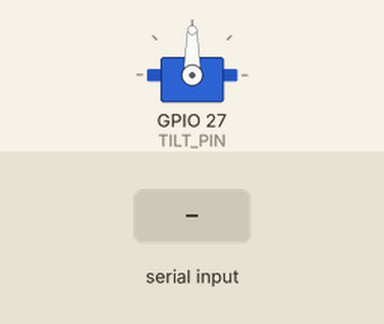
This program was run on a simulated Raspberry Pi (BCM pin numbers). Parts: servo. Inputs (shaded band) come from the test bench. Servo angles are drawn from the pulse width (0.5 ms = 0°, 2.5 ms = 180°); what the program prints to the terminal is not drawn.

Above: at 1.2 s.
1.3 s: "a" typed at the terminal, then Enter
At 2.3 s:
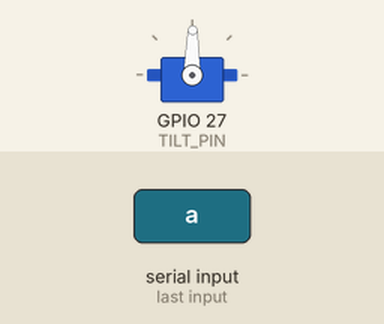
2.8 s: "d" typed at the terminal, then Enter
At 3.4 s:
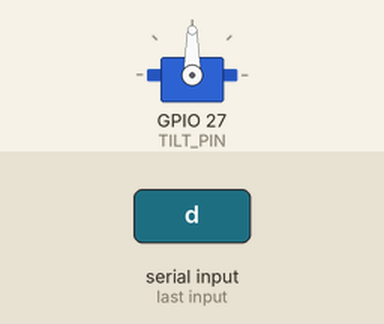
Timing chart, 0 to 5.8 s (numbered marks = the images above; inputs shaded):
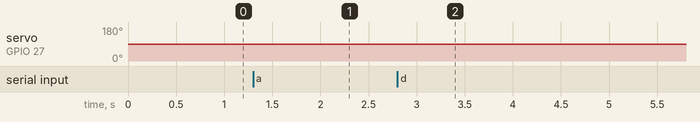

The program:

servo-find-tilt.py
```python
"""
กด a => ตำแหน่งปัจจุบัน: 1140 us นี่เป้นค่าต่ำสุดที่ชนหัวน็อตพอดี
tilt down ห้ามเกินนี้

"""

import pigpio
import time

pi = pigpio.pi()
TILT_PIN = 27

# เริ่มต้นที่จุดกลาง (1500) ซึ่งปลอดภัยแน่นอน
current_pos = 1500

print("โหมดหาจุดปลอดภัย (Calibration)")
print("กด Ctrl+C เมื่อได้จุดที่ต้องการแล้ว")

try:
    while True:
        pi.set_servo_pulsewidth(TILT_PIN, current_pos)
        print(f"ตำแหน่งปัจจุบัน: {current_pos} us")

        val = input("พิมพ์ 'a' เพื่อลดค่า (-10) หรือ 'd' เพื่อเพิ่มค่า (+10): ")

        if val == 'a':
            # ค่อยๆ ลดค่าลง (เลื่อนไปหาจุดต่ำสุด)
            current_pos -= 10
        elif val == 'd':
            current_pos += 10

        # ป้องกันไม่ให้ค่าต่ำหรือสูงเกินสเปกมอเตอร์ทั่วไป (500-2500)
        current_pos = max(800, min(2200, current_pos))

except KeyboardInterrupt:
    print(f"\nหยุด! ค่าที่คุณหาได้คือ: {current_pos}")
    pi.set_servo_pulsewidth(TILT_PIN, 0)
    pi.stop()
```

Measured:
- after the input at 1.3 s, servo on GPIO 27 (TILT_PIN): 90° → 89° at once
- after the input at 2.8 s, servo on GPIO 27 (TILT_PIN): 89° → 90° at once
